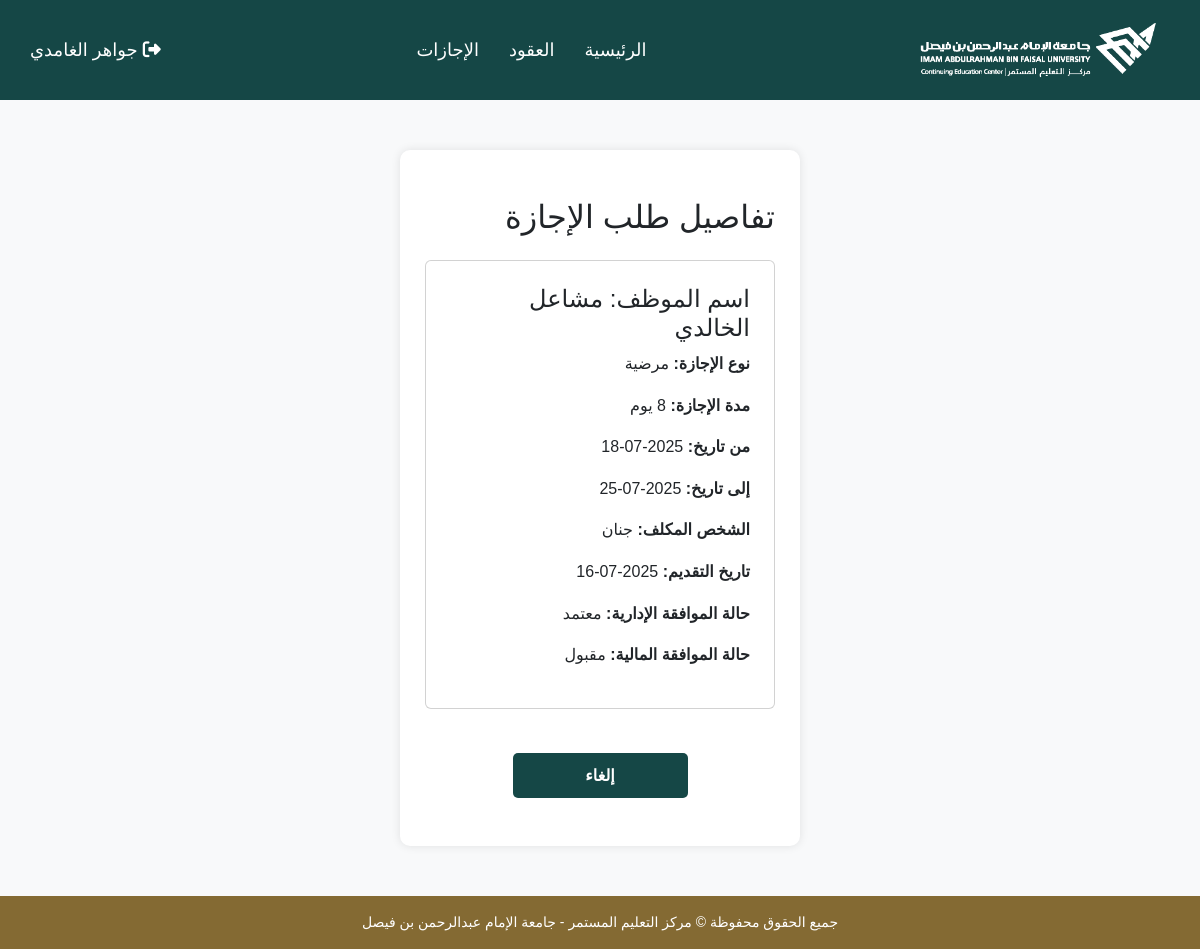
Screenshot of /validation.php?vac_id=2 (signed in) with the database file from the repository.
### tables this page shows
CREATE TABLE `vacation` (
  `vac_id` int(9) NOT NULL,
  `emp_id` int(9) NOT NULL,
  `type` varchar(20) NOT NULL,
  `days` int(11) NOT NULL,
  `start_date` date NOT NULL,
  `end_date` date NOT NULL,
  `application_date` date NOT NULL,
  `assigned_emp` varchar(30) NOT NULL,
  `fin_approval` char(10) NOT NULL,
  `man_approval` varchar(10) NOT NULL
);

CREATE TABLE `employee` (
  `emp_id` int(9) NOT NULL,
  `name` varchar(30) NOT NULL,
  `password` varchar(30) NOT NULL,
  `role` varchar(25) NOT NULL,
  `signature` longblob NOT NULL,
  `last_vac` date NOT NULL,
  `used_days` int(11) NOT NULL,
  `remaining_days` int(11) NOT NULL,
  `email` varchar(50) NOT NULL,
  `address` text NOT NULL,
  `phone` varchar(25) NOT NULL
);

### validation.php (the view, shortened to what this page needs)
<?php
require_once("db_connect.php");
$vac_id = $_GET['vac_id'] ?? null;
try {
    $stmt = $conn->prepare("SELECT v.*, e.name AS employee_name FROM vacation v JOIN employee e ON v.emp_id = e.emp_id WHERE v.vac_id = ?");
    $stmt->bind_param("i", $vac_id);
    $stmt->execute();
    $result = $stmt->get_result();
    $vacation = $result->fetch_assoc();
} catch (Exception $e) {
    die("خطأ في جلب بيانات الطلب: " . $e->getMessage());
}
?>
<!DOCTYPE html>
<html lang="ar" dir="rtl">
<head>
    <link href="https://cdn.jsdelivr.net/npm/bootstrap@5.3.0/dist/css/bootstrap.rtl.min.css" rel="stylesheet" />
    <link href="style.css" rel="stylesheet">
</head>
<body class="bg-light">
<?php include 'header.php'; ?>
<div class="container py-5">
    <h2 class="mb-4">تفاصيل طلب الإجازة</h2>
    <form method="POST">
        <div class="card p-4 mb-4">
            <h4>اسم الموظف: <?= htmlspecialchars($vacation['employee_name']) ?></h4>
            <p><strong>نوع الإجازة:</strong> <?= htmlspecialchars($vacation['type']) ?></p>
            <p><strong>مدة الإجازة:</strong> <?= htmlspecialchars($vacation['days']) ?> يوم</p>
            <p><strong>من تاريخ:</strong> <?= htmlspecialchars($vacation['start_date']) ?></p>
            <p><strong>إلى تاريخ:</strong> <?= htmlspecialchars($vacation['end_date']) ?></p>
            <p><strong>الشخص المكلف:</strong> <?= htmlspecialchars($vacation['assigned_emp']) ?></p>
            <p><strong>تاريخ التقديم:</strong> <?= htmlspecialchars(date('Y-m-d', strtotime($vacation['application_date']))) ?></p>
            <p><strong>حالة الموافقة الإدارية:</strong> <?= htmlspecialchars($vacation['man_approval']) ?></p>
            <p><strong>حالة الموافقة المالية:</strong> <?= htmlspecialchars($vacation['fin_approval']) ?></p>
        </div>
        <div class="form-buttons">
            <button type="button" class="buttons" onclick="location.href='manMain.php'">إلغاء</button>
        </div>
    </form>
</div>
<?php include 'footer.php'; ?>
</body>
</html>

### style.css (style rules this page uses)
body { background-color: #f0f2f5; font-family: 'Tajawal', sans-serif; line-height: 1.6; }
.container { width: 400px; margin: 50px auto; background-color: white; padding: 25px; box-shadow: 0 0 10px rgba(0,0,0,0.1); border-radius: 10px; }
a.buttons, button.buttons, .buttons { width: 50%; padding: 10px 20px; background-color: #154746; color: white; border: none; cursor: pointer; font-weight: bold; transition: background-color 0.3s ease; border-radius: 5px; margin-top: 20px; text-decoration: none !important; text-align: center; }
.form-buttons { display: flex; justify-content: center; gap: 20px; margin-top: 20px; }

### rows the page displays
vacation: emp.name "مشاعل الخالدي", type "مرضية", days "8", start_date "2025-07-18", end_date "2025-07-25", assigned_emp "جنان", application_date "2025-07-16", man_approval "معتمد", fin_approval "مقبول"

### other values shown
$_SESSION['name'] "جواهر الغامدي"
